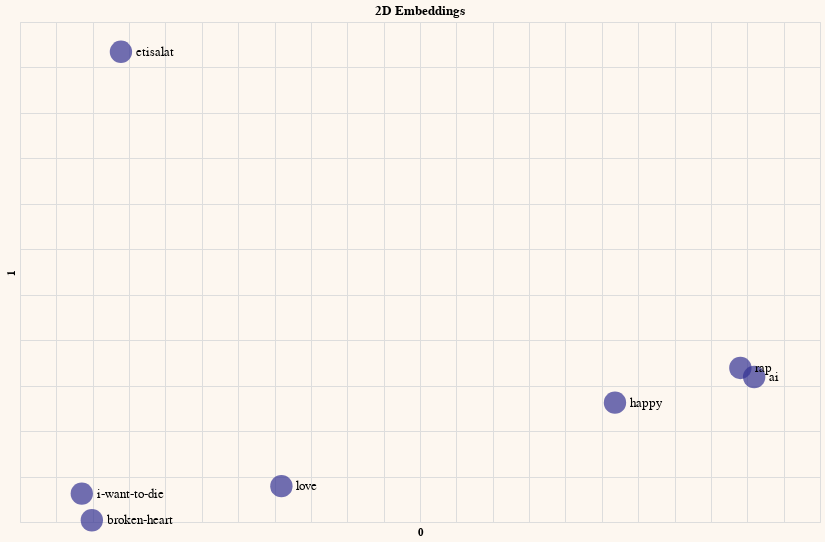

The notebook cell this image was saved under:
### Code cell
# Reduce embeddings to 10 principal components to aid visualization
embeds = np.array(df['query_embeds'].tolist())
embeds_pc = get_pc(embeds,3)
# Set sample size to visualize
sample = 9

# Reduce embeddings to 2 principal components to aid visualization
embeds_pc2 = get_pc(embeds,2)

# Add the principal components to dataframe
df_pc2 = pd.concat([df, pd.DataFrame(embeds_pc2)], axis=1)

# Plot the 2D embeddings on a chart
df_pc2.columns = df_pc2.columns.astype(str)
generate_chart(df_pc2.iloc[:sample],'0','1',title='2D Embeddings')

### Figure 1 — Vega-Lite specification as saved in the notebook (floating-point values rounded to 4 significant figures; data arrays with more than 128 entries replaced by an {"elided": "..."} marker saying what was removed)
{"config": {"view": {"continuousWidth": 400, "continuousHeight": 300}, "background": "#FDF7F0", "legend": {"labelFontSize": 18, "orient": "bottom", "titleFontSize": 18}}, "layer": [{"mark": {"type": "circle", "size": 500}, "encoding": {"color": {"value": "#333293"}, "tooltip": [{"field": "query", "type": "nominal"}], "x": {"axis": {"domain": false, "labels": false, "ticks": false}, "field": "0", "scale": {"zero": false}, "type": "quantitative"}, "y": {"axis": {"domain": false, "labels": false, "ticks": false}, "field": "1", "scale": {"zero": false}, "type": "quantitative"}}}, {"mark": {"type": "text", "align": "left", "baseline": "middle", "color": "black", "dx": 15, "size": 13}, "encoding": {"color": {"value": "black"}, "text": {"field": "query", "type": "nominal"}, "tooltip": [{"field": "query", "type": "nominal"}], "x": {"axis": {"domain": false, "labels": false, "ticks": false}, "field": "0", "scale": {"zero": false}, "type": "quantitative"}, "y": {"axis": {"domain": false, "labels": false, "ticks": false}, "field": "1", "scale": {"zero": false}, "type": "quantitative"}}}], "data": {"name": "data-d88b9fc3864ff7b4c79f9aa518d7b51a"}, "height": 500, "title": "2D Embeddings", "width": 800, "$schema": "https://vega.github.io/schema/vega-lite/v4.17.0.json", "datasets": {"data-d88b9fc3864ff7b4c79f9aa518d7b51a": [{"query": "love", "query_embeds": {"elided": "4096 float values"}, "0": -14.06, "1": -22.11}, {"query": "i-want-to-die", "query_embeds": {"elided": "4096 float values"}, "0": -41.5, "1": -23.75}, {"query": "happy", "query_embeds": {"elided": "4096 float values"}, "0": 31.81, "1": -3.746}, {"query": "broken-heart", "query_embeds": {"elided": "4096 float values"}, "0": -40.12, "1": -29.62}, {"query": "etisalat", "query_embeds": {"elided": "4096 float values"}, "0": -36.12, "1": 73.45}, {"query": "rap", "query_embeds": {"elided": "4096 float values"}, "0": 49.05, "1": 3.887}, {"query": "ai", "query_embeds": {"elided": "4096 float values"}, "0": 50.95, "1": 1.894}]}}
